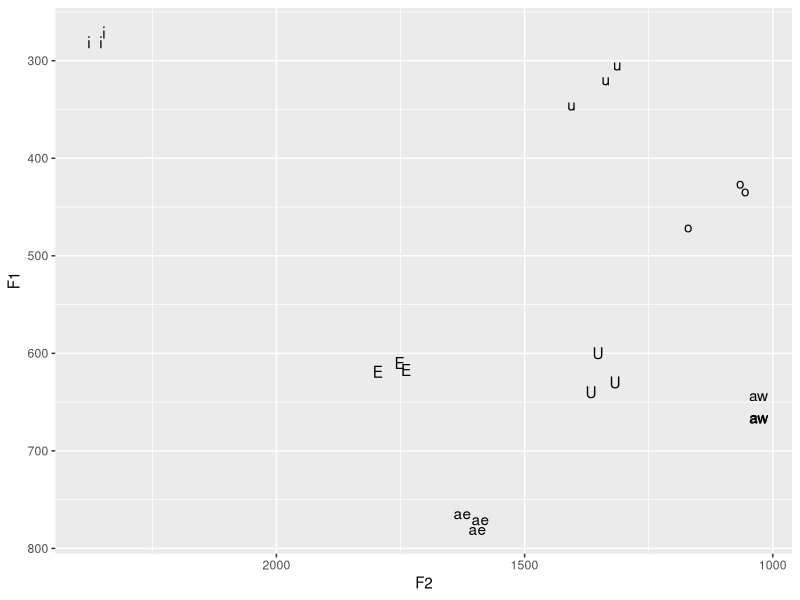

Recreate this plot in R.
## ---- chunk 1
knitr::opts_chunk$set(echo = TRUE)
knitr::opts_chunk$set(dev = "png",
                      dpi = 600,
                      echo = FALSE,
                      cache = FALSE)
options(repos = list(CRAN="http://cran.rstudio.com/"))
install.packages('tidyverse') 
library(tidyverse)
## ---- chunk 2
hvd <- read_csv('hvd_data.csv')
hvd
## ---- chunk 3
ggplot(hvd, aes(x=F2, y=F1, label = vowel)) + geom_text() + scale_x_reverse() + scale_y_reverse()
